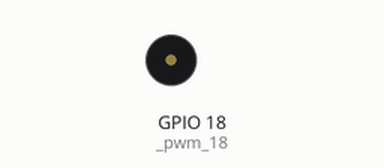
Simulated run of this program. Board: ESP32 board running MicroPython. Shown: buzzer (waves = sounding).

Above: at 0.8 s.
At 2.7 s:
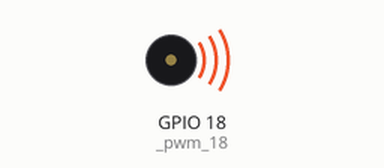
Timing chart, 0 to 3.0 s (numbered marks = the images above):
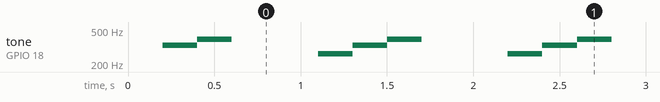

Measured:
- by itself, tone on GPIO 18 (_pwm_18): repeats every 1.1 s: 392 Hz 0.20 s, silent 0.50 s, 262 Hz 0.20 s, 330 Hz 0.20 s

The program:

Lesson9.py
```python
import os, sys, io
from machine import Pin, PWM
import time

# Passive buzzer on GP18 via PWM
# duty=0 on init → silent until loop starts
_pwm_18 = PWM(Pin(18), freq=262, duty=0)

def setup():
    pass

def loop():
    # C4 = 262 Hz
    _pwm_18.freq(262)
    _pwm_18.duty(512)
    time.sleep_ms(200)
    # E4 = 330 Hz
    _pwm_18.freq(330)
    time.sleep_ms(200)
    # G4 = 392 Hz
    _pwm_18.freq(392)
    time.sleep_ms(200)
    # Silence
    _pwm_18.duty(0)
    time.sleep_ms(500)

if __name__ == '__main__':
    try:
        setup()
        while True:
            loop()
    except (Exception, KeyboardInterrupt) as e:
        _pwm_18.duty(0)
        print(e)
```
